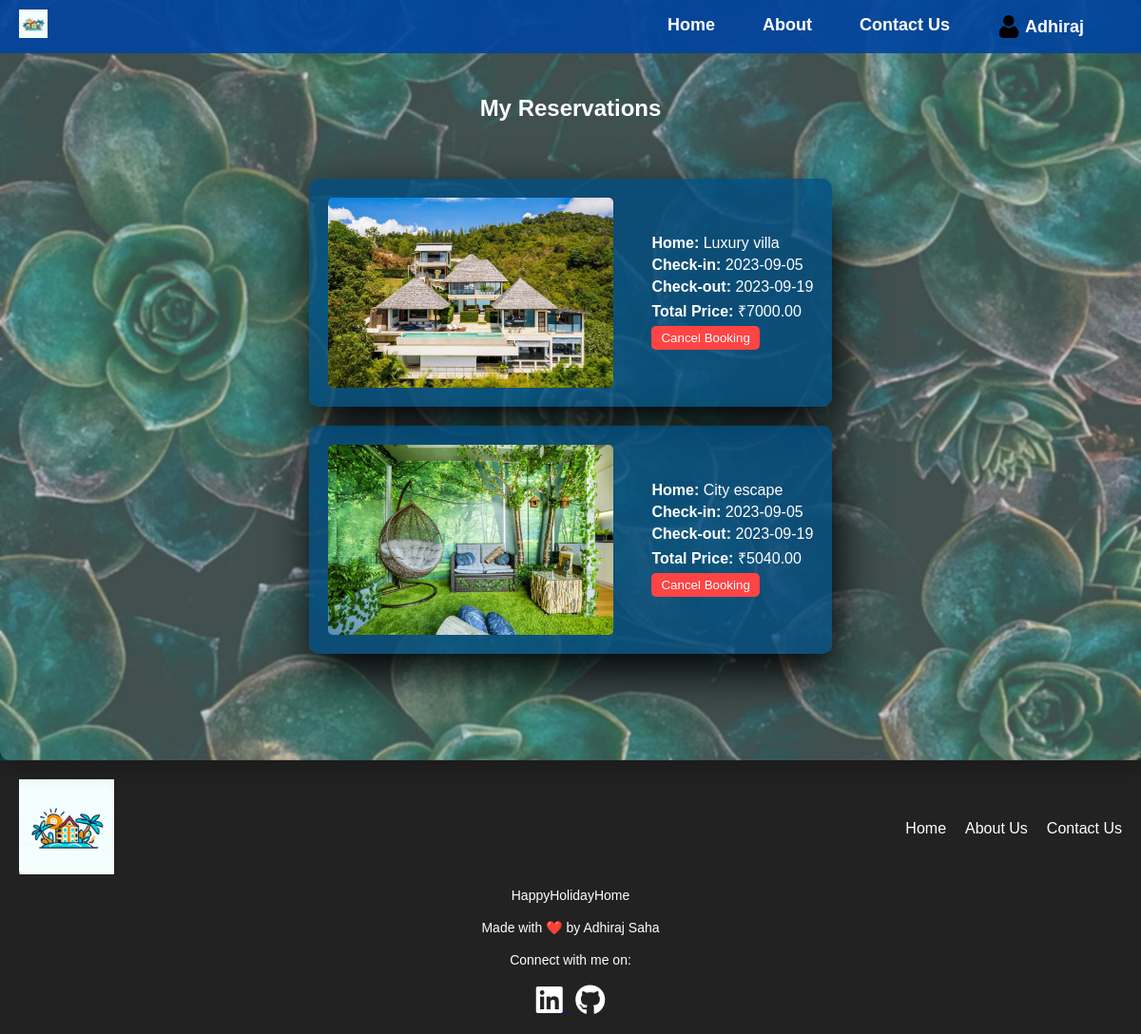
The app's page /users/reservations.php (signed in) with its own data.
### tables this page shows
CREATE TABLE `reservations` (
  `reservation_id` int(11) NOT NULL,
  `user_id` int(255) NOT NULL,
  `home_id` int(255) NOT NULL,
  `check_in_date` date NOT NULL,
  `check_out_date` date NOT NULL,
  `total_price` decimal(10,2) NOT NULL
);

CREATE TABLE `holiday_homes` (
  `home_id` int(255) NOT NULL,
  `name` varchar(255) NOT NULL,
  `location` varchar(255) NOT NULL,
  `availability_status` varchar(255) NOT NULL,
  `description` text NOT NULL,
  `rating` decimal(10,1) NOT NULL,
  `image_path` varchar(255) NOT NULL,
  `price` decimal(10,2) NOT NULL
);

### users/reservations.php (the view, shortened to what this page needs)
<?php
include("../inc/db.php");
$userId = $_SESSION['user_id'];
$query = "SELECT reservations.*, holiday_homes.name, holiday_homes.image_path
          FROM reservations
          INNER JOIN holiday_homes ON reservations.home_id = holiday_homes.home_id
          WHERE reservations.user_id = $userId";
$result = $con->query($query);
$reservations = array();
if ($result && $result->num_rows > 0) {
    while ($row = $result->fetch_assoc()) {
        $reservations[] = $row;
    }
}
?>
<!DOCTYPE html>
<html lang="en">
<head>
    <link rel="stylesheet" href="https://cdnjs.cloudflare.com/ajax/libs/font-awesome/6.0.0-beta3/css/all.min.css">
    <link rel="stylesheet" href="../assets/css/reservation.css">
    <link rel="stylesheet" href="../assets/css/header.css">
    <link rel="stylesheet" href="../assets/css/footer.css">
    <link rel="stylesheet" href="../assets/css/responsive.css">
</head>
<body>
    <?php include("../inc/header.php"); ?>
    <div class="container">
    <h1 style="margin-top: 50px;">My Reservations</h1>
    <?php
    if (!empty($reservations)) {
        echo "<ul class='reservation-list'>";
        foreach ($reservations as $reservation) {
            echo "<li class='reservation-item'>";
            echo "<img src='{$reservation['image_path']}' alt='{$reservation['name']}' class='home-image'>";
            echo "<div class='reservation-details'>";
            echo "<p><strong>Home:</strong> {$reservation['name']}</p>";
            echo "<p><strong>Check-in:</strong> {$reservation['check_in_date']}</p>";
            echo "<p><strong>Check-out:</strong> {$reservation['check_out_date']}</p>";
            echo "<p><strong>Total Price:</strong> ₹{$reservation['total_price']}</p>";
            echo "<form method='post' action='cancel_booking.php'>";
            echo "<button type='submit' class='cancel-button' name='cancel_booking'>Cancel Booking</button>";
            echo "</form>";
            echo "</div>";
            echo "</li>";
        }
        echo "</ul>";
    } else {
        echo "<p>No reservations found.</p>";
    }
    ?>
</div>
    <?php include("../inc/footer.php"); ?>
</body>
</html>

### assets/css/reservation.css (style rules this page uses)
* { margin: 0; padding: 0; box-sizing: border-box; }
body { font-family: Arial, sans-serif; margin: 0; background: url('../img/search-bg.jpg') center/cover no-repeat; color: white; background-size: cover; position: relative; }
.container { display: flex; flex-direction: column; align-items: center; min-height: 100vh; padding: 50px; text-align: center; border-radius: 10px; margin: 0 auto; background: rgba(255, 255, 255, 0.2); box-shadow: 5px 10px 20px rgba(0, 0, 0, 0.2); backdrop-filter: blur(1px); }
h1 { font-size: 1.5em; margin-bottom: 20px; }
.reservation-list { list-style: none; padding: 0; margin-top: 20px; }
.reservation-item { display: flex; align-items: center; width: 100%; max-width: 1000px; margin: 20px auto; padding: 20px; background: rgba(0, 77, 128, 0.8); border-radius: 10px; box-shadow: 5px 20px 50px #000; }
.home-image { max-width: 60%; max-height: 200px; width: auto; border-radius: 5px; margin-right: 20px; }
.reservation-details { flex: 1; text-align: left; color: white; margin-left: 20px; }
.reservation-details p { margin-bottom: 5px; }
.cancel-button { background-color: #ff4444; color: white; border: none; padding: 5px 10px; border-radius: 5px; cursor: pointer; transition: background-color 0.3s; }

### records on screen
reservations: home.image_path (picture), home.name "Luxury villa", check_in_date "2023-09-05", check_out_date "2023-09-19", total_price "7000.00"
reservations: home.image_path (picture), home.name "City escape", check_in_date "2023-09-05", check_out_date "2023-09-19", total_price "5040.00"

### other values on screen
$_SESSION['name'] "Adhiraj"
